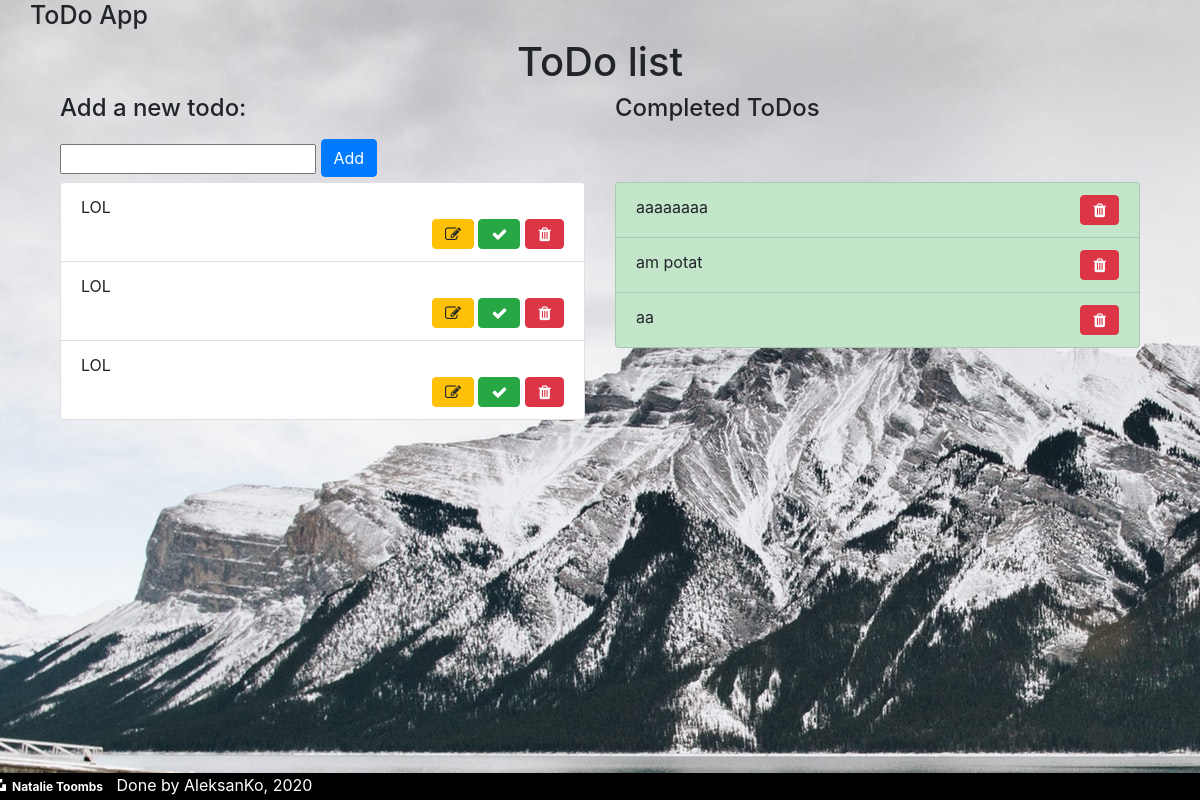
Page /todo/ (signed in) on the earlier database version.
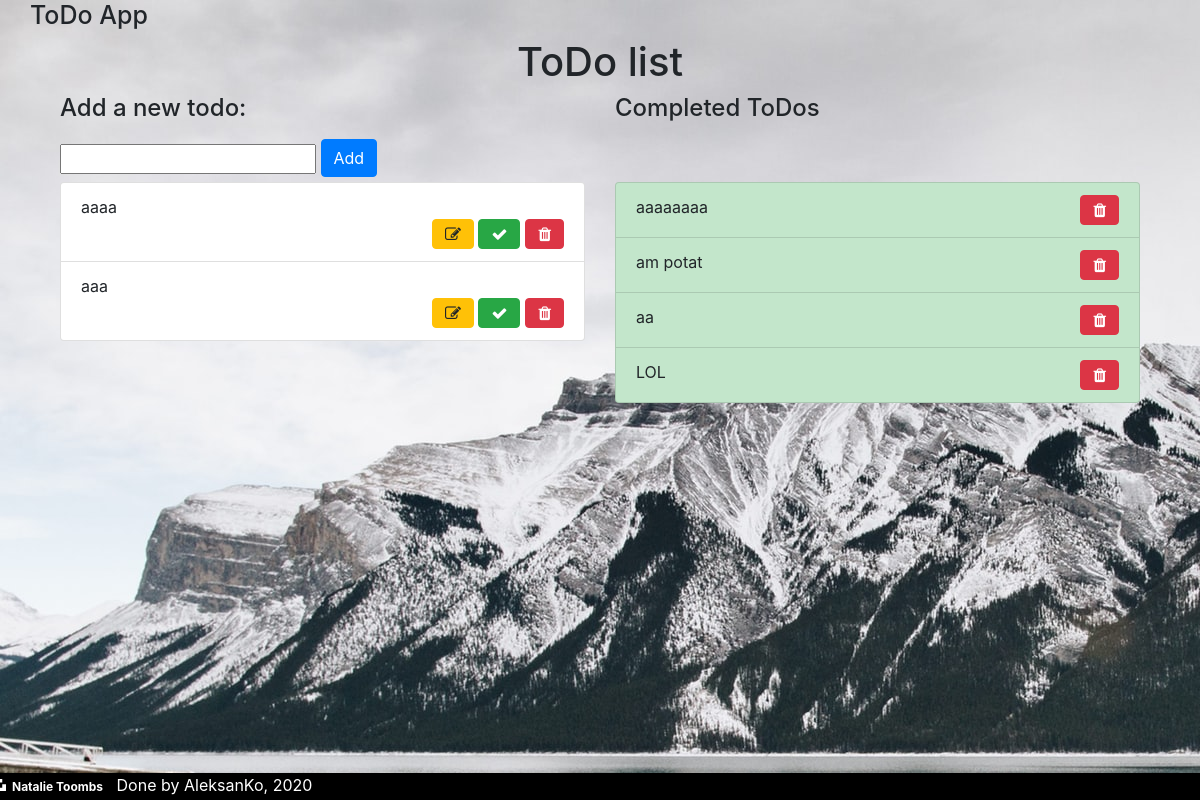
Same page on the later database version.
### todo/models.py (models this page shows)
class ToDoNode(models.Model):
    todo = models.CharField(max_length=100,blank=False)
    due_date = models.DateField(default=date.today)
    comment = models.TextField(max_length=300,default='')
    done = models.BooleanField(default=False)

### todo/views.py (the view)
# urls.py: path('todo/',views.viewToDo, name='todos'),
@login_required
def viewToDo(request):
    all_todos = ToDoNode.objects.all()
    all_not_completed_todos = ToDoNode.objects.filter(done=False)
    all_completed_todos = ToDoNode.objects.filter(done=True)
    form = ToDoFormCreate()
    return render(request,'todo.html',{'form':form,
                                       'all_items':all_todos,
                                       'all_not_completed_items':all_not_completed_todos,
                                       'all_completed_items':all_completed_todos})

### todo/forms.py
class ToDoFormCreate(forms.ModelForm):
    todo = forms.CharField(label='')
    class Meta:
        model = ToDoNode
        fields = ['todo','done']

### templates/todo.html (shortened to what this page needs)
{%extends 'base.html'%}
{%load bootstrap%}
{% block content %}
   {% if user.is_authenticated %}
<div class="container">
    <h1 class="text-center">ToDo list</h1>
    <div class="row">
        <div class="col" style="text-align:left">
        <form action='{% url "add_todo" %}' method="post">
    <h4><label for="add_todo">Add a new todo:</label></br></h4>
    {{form.todo|bootstrap}}
    <button type="submit" class="btn btn-primary" style="margin-bottom:5px">Add</button>
</form>
    <div class="list-group">
        {% if all_not_completed_items%}
    {% for item in all_not_completed_items %}
    <a class='list-group-item' style="margin-bottom:10px margin-top:10px">{{item.todo}}
        <div class="text-right">
        <form action="{% url 'edit_todo' item.id %}" style="display:inline;" method="post">
        <button type="submit" class="btn btn-warning fa fa-edit"></button>
        </form>
        <form action="{% url 'complete_todo' item.id %}"
          style="display:inline;"
          method="post">
        <button type="submit" class="btn btn-success fa fa-check" style="margin-right:5px"></button>
    </form>
    <form action='{% url "delete_todo" item.id %}'
          style="display:inline;"
          method="post">
        <button type="submit" class="btn btn-danger float-right fa fa-trash"></button>
    </form>
            </div>
    </a>
            {% endfor %}
        {%else%}
        <div class="text-center" style="margin-bottom:10px margin-top:10px"><h3>You have nothing to do so far.</h3></div>
        {%endif%}
</div>
</div>
        <div class="col" style="text-align:left">
            <h4>Completed ToDos</h4>
            <br>
            <br>
            <div class="list-group" style="margin-top:3px">
        {%if all_completed_items%}
                {% for item in all_completed_items %}
                 <a class='list-group-item list-group-item-success' style="margin-bottom:10px margin-top:10px">{{item.todo}}
                     <form action='{% url "delete_todo" item.id %}'
          style="display:inline;"
          method="post">
        <button type="submit" class="btn btn-danger float-right fa fa-trash"></button>
    </form></a>
                                {%endfor%}
                {%else%}
                <div class="text-center" style="margin-bottom:10px margin-top:10px"><h3>You have done nothing so far.</h3></div>
                {%endif%}
        </div>
    </div>
        {%endif%}
{% endblock %}

### templates/base.html (shortened to what this page needs)
<!DOCTYPE html>
<html lang="en">
<head>
    <link rel="stylesheet" href="https://stackpath.bootstrapcdn.com/bootstrap/4.1.3/css/bootstrap.min.css">
    <link rel="stylesheet" href="https://stackpath.bootstrapcdn.com/font-awesome/4.7.0/css/font-awesome.min.css">
</head>
{%load static%}
<body background="{% static "natalie-toombs-H-oqmLvMjPE-unsplash.jpg" %}" background-size="cover">
{%block header%}
<div class="top-bar" style="background:none !important;">
    <div class="container">
        <div class="row align-items-center">
 <h1 style = "text-align: left !important; font-size: 25px;">ToDo App</h1>
        </div>
{%endblock header%}
{% block content%}
{% endblock content%}
{%block footer%}
<footer class="footer">
    <div class="row">
        <div class="col-ms-4">
<a style="background-color:black;color:white;text-decoration:none;padding:4px 6px;font-family:-apple-system, BlinkMacSystemFont, &quot;San Francisco&quot;, &quot;Helvetica Neue&quot;, Helvetica, Ubuntu, Roboto, Noto, &quot;Segoe UI&quot;, Arial, sans-serif;font-size:12px;font-weight:bold;line-height:1.2;display:inline-block;border-radius:3px" href="https://unsplash.com/@nhdt?utm_medium=referral&amp;utm_campaign=photographer-credit&amp;utm_content=creditBadge" target="_blank" rel="noopener noreferrer" title="Download free do whatever you want high-resolution photos from Natalie Toombs"><span style="display:inline-block;padding:2px 3px"><svg xmlns="http://www.w3.org/2000/svg" style="height:12px;width:auto;position:relative;vertical-align:middle;top:-2px;fill:white" viewBox="0 0 32 32"><title>unsplash-logo</title><path d="M10 9V0h12v9H10zm12 5h10v18H0V14h10v9h12v-9z"></path></svg></span><span style="display:inline-block;padding:2px 3px">Natalie Toombs</span></a>
            Done by AleksanKo, 2020
</div>
</div>
</footer>
{%endblock footer%}
</body>
</html>

### templates/base.html (style rules this page uses)
.footer { position: fixed; left: 0; bottom: 0; width: 100%; background-color: black; color: white; text-align: center; }

Differences in the rows shown:
removed ToDoNode: todo "LOL", shown under "Add a new todo:"
removed ToDoNode: todo "LOL", shown under "Add a new todo:"
added ToDoNode: todo "aaaa", shown under "Add a new todo:"
added ToDoNode: todo "aaa", shown under "Add a new todo:"
changed ToDoNode "LOL": moves from the list under "Add a new todo:" to the list under "Completed ToDos"
